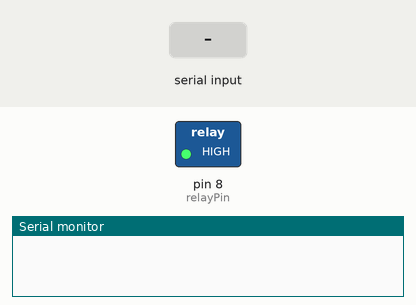
Bench run of a sketch on a simulated Arduino Uno, built with avr-gcc and run on an emulated ATmega328P. Parts: switched loads named in the sketch (green lamp = pin HIGH), the last lines printed to the serial monitor. Inputs (shaded band) come from the test bench.

Above: at 1.2 s.
1.3 s: "90,45\n" received over Serial
At 2.6 s:
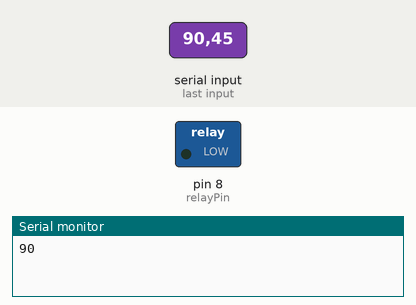
Timing chart, 0 to 4.3 s (numbered marks = the images above; inputs shaded):
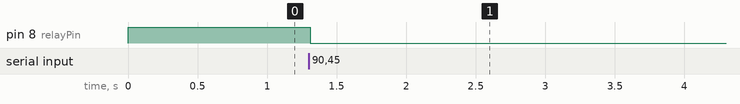

Measured:
- after the input at 1.3 s, pin 8 (relayPin): HIGH → LOW at once

The sketch:

First_Code.ino
```cpp
const int relayPin = 8;
bool relay = false;
bool manual = false;
bool autonomous = false;


void setup() {
    pinMode(relayPin, OUTPUT);
    Serial.begin(9600);
    digitalWrite(relayPin , HIGH);
}

void ModeSelector(int value){

  if(value==109){
    manual = true;
    autonomous = false;
  }
  else if(value==117){
    autonomous = true;
    manual = false;
  }
  else{
    autonomous = false;
    manual = false;

  }

}

void relaycontrol(int value) {
    if (value == 0) {
        relay = true;
        // Turn relay OFF
    }
    else if (value == 1) {
        relay = false;   // Turn relay ON
    }
    digitalWrite(relayPin, relay ? HIGH : LOW);
}

void loop() {
    if (Serial.available() > 0) {
        int arr[2];  // Array to store received values
        int index = 0;
        String input = "";

        // Read input until newline character
        while (Serial.available() > 0) {
            char c = Serial.read();
            if (c == '\n') break;  // Stop at newline
            input += c;
            delay(2); // Small delay for complete transmission
        }

        // Parse the received string
        int firstComma = input.indexOf(',');
        if (firstComma > 0) {
            arr[0] = input.substring(0, firstComma).toInt();  // Arm Flag
            arr[1] = input.substring(firstComma + 1).toInt(); // Mode FLag

            relaycontrol(arr[0]);  // Control relay based on the first value
            ModeSelector(arr[1]);
            Serial.println(arr[0]);
        }
    }
}
```
